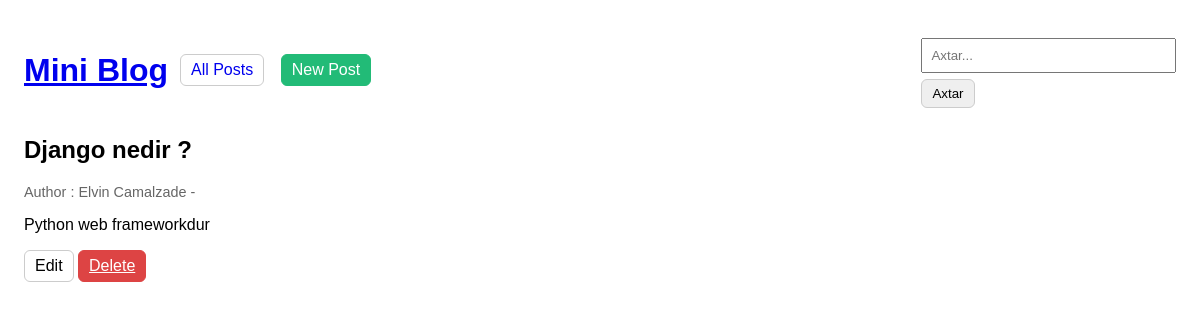
The page /post/django-nedir on the database its author committed.
### blog/models.py (models this page shows, shortened)
class Post(models.Model):
    title=models.CharField(max_length=200)
    slug=models.SlugField(max_length=220,unique=True,blank=True)
    content=models.TextField()
    author=models.CharField(max_length=100,default='anonymous')
    created_at=models.DateTimeField(auto_now_add=True)
    updated_at=models.DateTimeField(auto_now=True)
    class Meta:
        ordering=['-created_at']
        indexes=[
            models.Index(fields=['slug']),
            models.Index(fields=['-created_at']),
        ]

### blog/views.py (the view)
# urls.py: path('post/<slug:slug>', views.post_detail_by_slug, name='post_detail'),
def post_detail_by_slug(request, slug:str):
    post=get_object_or_404(Post, slug=slug)
    return render(request, 'blog/post_detail.html', {'post': post})

### blog/templates/blog/post_detail.html (shortened to what this page needs)
{% extends "blog/base.html" %}
{% block content %}
    <article>
    <h2>{{ post.title }}</h2>
    <p class="muted">
        Author : {{ post.author }} - {{ post.created_at|date:"Y-m-d H-i" }}
    </p>
    <p>
        {{ post.content|linebreaks }}
    </p>
    </article>
    <p>
    <a class="btn">Edit</a>
    <a class="btn btn-danger" href="{% url 'blog:post_delete' post.pk %}">Delete</a>
    </p>
{% endblock %}

### blog/templates/blog/base.html (style rules this page uses)
body { font-family: sans-serif; margin: 24px; }
.btn { padding:6px 10px; border:1px solid #ccc; border-radius:6px; display:inline-block; }
.btn-danger { background:#d44; color:#fff; border-color:#d44; }
.muted { color:#666; font-size: 90%; }

### rows shown on the page
Post: title "Django nedir ?", author "Elvin Camalzade", content "Python web frameworkdur"
